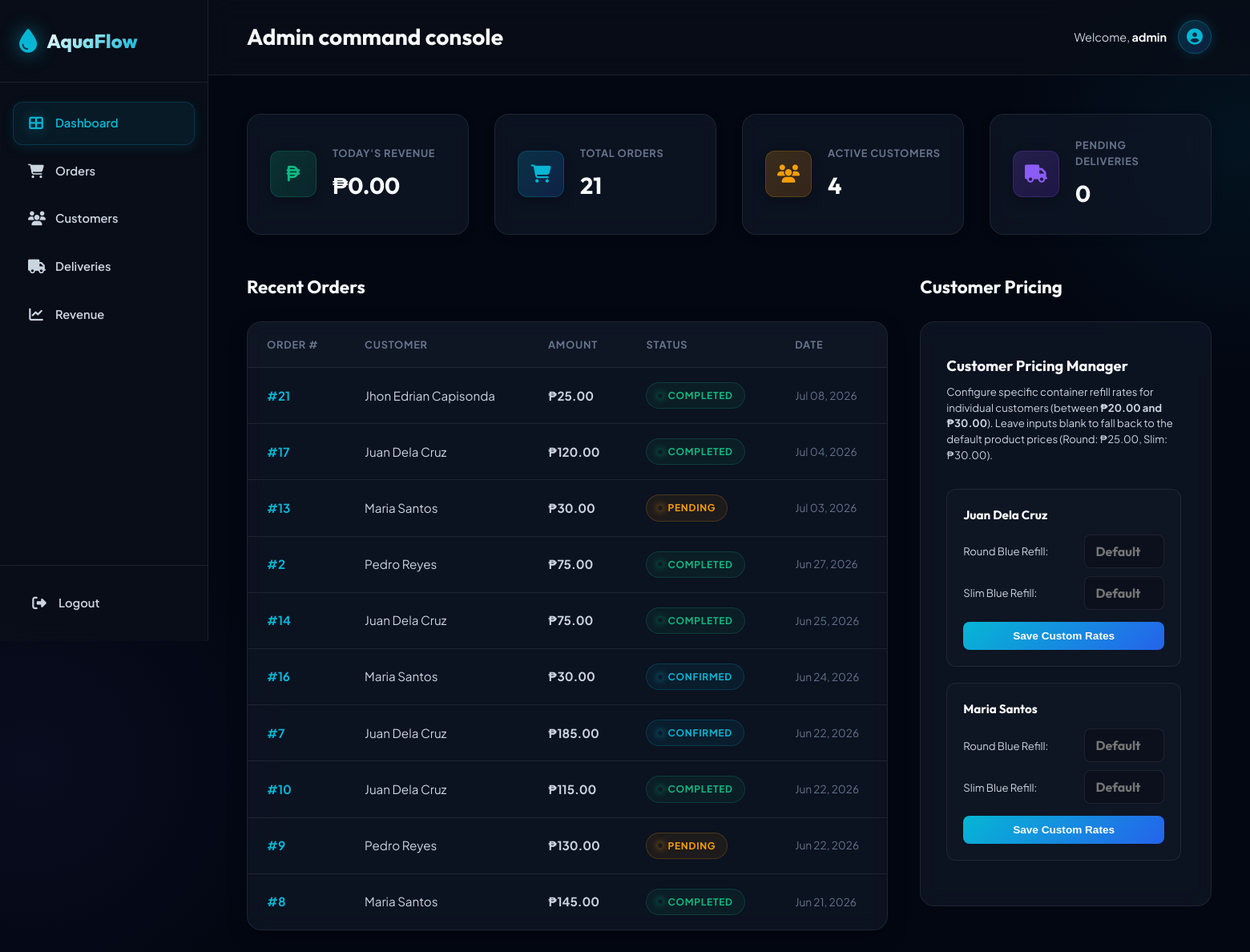
The page /admin/dashboard (signed in) on the database its author committed.
### app/models/user.py (models this page shows, shortened)
class User(UserMixin, db.Model):
    __tablename__ = 'users'
    id = db.Column(db.Integer, primary_key=True)
    username = db.Column(db.String(80), unique=True, nullable=False, index=True)
    email = db.Column(db.String(120), unique=True, nullable=False, index=True)
    password_hash = db.Column(db.String(255), nullable=False)
    role = db.Column(db.String(20), nullable=False, default='customer')  # 'admin' or 'customer'
    is_active_user = db.Column(db.Boolean, default=True)
    created_at = db.Column(db.DateTime, default=lambda: datetime.now(timezone.utc))
    customer_profile = db.relationship('Customer', backref='user', uselist=False, lazy=True)
    @property
    def is_admin(self):
        return self.role == 'admin'

### app/models/order.py (models this page shows, shortened)
class Order(db.Model):
    __tablename__ = 'orders'
    id = db.Column(db.Integer, primary_key=True)
    customer_id = db.Column(db.Integer, db.ForeignKey('customers.id'), nullable=False)
    total_amount = db.Column(db.Float, default=0.0)
    status = db.Column(db.String(20), default='pending')  # pending, confirmed, completed, cancelled
    order_date = db.Column(db.DateTime, default=lambda: datetime.now(timezone.utc))
    notes = db.Column(db.Text, nullable=True)
    created_at = db.Column(db.DateTime, default=lambda: datetime.now(timezone.utc))
    updated_at = db.Column(db.DateTime, default=lambda: datetime.now(timezone.utc),
                           onupdate=lambda: datetime.now(timezone.utc))
    items = db.relationship('OrderItem', backref='order', lazy=True, cascade='all, delete-orphan')
    delivery = db.relationship('Delivery', backref='order', uselist=False, lazy=True)

### app/models/customer.py (models this page shows, shortened)
class Customer(db.Model):
    __tablename__ = 'customers'
    id = db.Column(db.Integer, primary_key=True)
    user_id = db.Column(db.Integer, db.ForeignKey('users.id'), nullable=True, unique=True)
    full_name = db.Column(db.String(150), nullable=False)
    phone = db.Column(db.String(20), nullable=True)
    address = db.Column(db.Text, nullable=True)
    is_active = db.Column(db.Boolean, default=True)
    custom_price_round = db.Column(db.Float, nullable=True)
    custom_price_slim = db.Column(db.Float, nullable=True)
    created_at = db.Column(db.DateTime, default=lambda: datetime.now(timezone.utc))
    updated_at = db.Column(db.DateTime, default=lambda: datetime.now(timezone.utc),
                           onupdate=lambda: datetime.now(timezone.utc))
    orders = db.relationship('Order', backref='customer', lazy=True)

### app/routes/admin.py (the view)
@admin_bp.route('/dashboard')
@login_required
@admin_required
def dashboard():
    today = datetime.now(timezone.utc).date()
    today_start = datetime.combine(today, datetime.min.time()).replace(tzinfo=timezone.utc)
    today_orders = Order.query.filter(
        Order.order_date >= today_start,
        Order.status.in_(['completed', 'confirmed'])
    ).all()
    today_revenue = sum(order.total_amount for order in today_orders)
    total_orders = Order.query.count()
    active_customers = Customer.query.filter_by(is_active=True).count()
    pending_deliveries = Delivery.query.filter_by(status='pending').count()
    recent_orders = Order.query.order_by(Order.order_date.desc()).limit(10).all()
    products = Product.query.all()
    customers = Customer.query.filter_by(is_active=True).all()
    return render_template('admin/dashboard.html',
        today_revenue=today_revenue,
        total_orders=total_orders,
        active_customers=active_customers,
        pending_deliveries=pending_deliveries,
        recent_orders=recent_orders,
        products=products,
        customers=customers
    )

### app/models/user.py (called while the page is built)
@login_manager.user_loader
def load_user(user_id):
    return db.session.get(User, int(user_id))

### app/routes/admin.py (called while the page is built)
def admin_required(f):
    @wraps(f)
    def decorated_function(*args, **kwargs):
        if not current_user.is_authenticated or not current_user.is_admin:
            flash('Access denied. Admin privileges required.', 'error')
            return redirect(url_for('auth.login'))
        return f(*args, **kwargs)
    return decorated_function

### app/templates/admin/dashboard.html (shortened to what this page needs)
{% extends 'base.html' %}
{% block page_title %}Admin command console{% endblock %}
{% block content %}
<div class="dashboard-grid">
    <div class="stat-card">
        <div class="stat-icon" style="background: linear-gradient(135deg, rgba(16, 185, 129, 0.2) 0%, rgba(4, 120, 87, 0.2) 100%); border: 1px solid rgba(16, 185, 129, 0.2); color: var(--accent-green);">
            <i class="fas fa-peso-sign"></i>
        </div>
        <div class="stat-info">
            <span class="stat-label">Today's Revenue</span>
            <span class="stat-value">&#8369;{{ "%.2f"|format(today_revenue) }}</span>
        </div>
    </div>
    <div class="stat-card">
        <div class="stat-icon" style="background: linear-gradient(135deg, rgba(6, 182, 212, 0.2) 0%, rgba(37, 99, 235, 0.2) 100%); border: 1px solid rgba(6, 182, 212, 0.2); color: var(--accent-blue);">
            <i class="fas fa-shopping-cart"></i>
        </div>
        <div class="stat-info">
            <span class="stat-label">Total Orders</span>
            <span class="stat-value">{{ total_orders }}</span>
        </div>
    </div>
    <div class="stat-card">
        <div class="stat-icon" style="background: linear-gradient(135deg, rgba(245, 158, 11, 0.2) 0%, rgba(217, 119, 6, 0.2) 100%); border: 1px solid rgba(245, 158, 11, 0.2); color: var(--accent-orange);">
            <i class="fas fa-users"></i>
        </div>
        <div class="stat-info">
            <span class="stat-label">Active Customers</span>
            <span class="stat-value">{{ active_customers }}</span>
        </div>
    </div>
    <div class="stat-card">
        <div class="stat-icon" style="background: linear-gradient(135deg, rgba(139, 92, 246, 0.2) 0%, rgba(109, 40, 217, 0.2) 100%); border: 1px solid rgba(139, 92, 246, 0.2); color: var(--accent-purple);">
            <i class="fas fa-truck"></i>
        </div>
        <div class="stat-info">
            <span class="stat-label">Pending Deliveries</span>
            <span class="stat-value">{{ pending_deliveries }}</span>
        </div>
    </div>
</div>
<div class="admin-container">
    <div class="recent-orders-section">
        <div class="section-header">
            <h2>Recent Orders</h2>
        </div>
        <div class="table-container">
            <table class="data-table">
                <thead>
                    <tr>
                        <th>Order #</th>
                        <th>Customer</th>
                        <th>Amount</th>
                        <th>Status</th>
                        <th>Date</th>
                    </tr>
                </thead>
                <tbody>
                    {% for order in recent_orders %}
                    <tr>
                        <td><strong style="color:var(--accent-blue);">#{{ order.id }}</strong></td>
                        <td>{{ order.customer.full_name }}</td>
                        <td><strong>&#8369;{{ "%.2f"|format(order.total_amount) }}</strong></td>
                        <td>
                            <span class="status-badge status-{{ order.status }}">{{ order.status|capitalize }}</span>
                        </td>
                        <td style="color:var(--text-muted); font-size:0.85rem;">{{ order.order_date.strftime('%b %d, %Y') }}</td>
                    </tr>
                    {% else %}
                    <tr>
                        <td colspan="5" class="empty-state">No orders registered yet.</td>
                    </tr>
                    {% endfor %}
                </tbody>
            </table>
        </div>
    </div>
    <div>
        <div class="section-header">
            <h2>Customer Pricing</h2>
        </div>
        <div class="price-control-card">
            <h3 style="font-family:'Outfit', sans-serif; font-size: 1.15rem; font-weight:700; margin-bottom: 0.5rem; color:var(--text-primary);">Customer Pricing Manager</h3>
            <p style="font-size: 0.82rem; color: var(--text-secondary); margin-bottom: 2rem; line-height:1.5;">
                Configure specific container refill rates for individual customers (between <strong>&#8369;20.00 and &#8369;30.00</strong>). Leave inputs blank to fall back to the default product prices (Round: ₱25.00, Slim: ₱30.00).
            </p>
            <div style="display:flex; flex-direction:column; gap: 20px; max-height:480px; overflow-y:auto; padding-right:5px;">
                {% for customer in customers %}
                <form action="{{ url_for('admin.update_customer_prices', customer_id=customer.id) }}" method="POST" style="background: rgba(255, 255, 255, 0.015); border: 1px solid var(--border-color); border-radius: var(--radius-md); padding: 1.25rem;">
                    <h4 style="font-family:'Outfit', sans-serif; font-size:0.95rem; font-weight:700; color:#fff; margin-bottom:12px;">{{ customer.full_name }}</h4>
                    <div style="display:flex; justify-content:space-between; align-items:center; margin-bottom:10px;">
                        <span style="font-size:0.82rem; color:var(--text-secondary);">Round Blue Refill:</span>
                        <div class="price-input-group">
                            <input type="number" name="custom_price_round" class="input-price" min="20" max="30" step="0.5" placeholder="Default" value="{{ customer.custom_price_round or '' }}">
                        </div>
                    </div>
                    <div style="display:flex; justify-content:space-between; align-items:center; margin-bottom:15px;">
                        <span style="font-size:0.82rem; color:var(--text-secondary);">Slim Blue Refill:</span>
                        <div class="price-input-group">
                            <input type="number" name="custom_price_slim" class="input-price" min="20" max="30" step="0.5" placeholder="Default" value="{{ customer.custom_price_slim or '' }}">
                        </div>
                    </div>
                    <button type="submit" class="btn-update-price" style="width:100%; text-align:center;">Save Custom Rates</button>
                </form>
                {% else %}
                <div class="empty-state" style="font-size:0.85rem;">No active customers found.</div>
                {% endfor %}
            </div>
        </div>
    </div>
</div>
{% endblock %}

### app/templates/base.html (shortened to what this page needs)
<!DOCTYPE html>
<html lang="en">
<head>
    <link rel="stylesheet" href="https://cdnjs.cloudflare.com/ajax/libs/font-awesome/6.5.1/css/all.min.css">
    <link rel="stylesheet" href="{{ url_for('static', filename='css/style.css') }}">
</head>
<body class="{% if current_user.is_authenticated and current_user.is_admin %}has-sidebar{% endif %}">
    {% if current_user.is_authenticated and current_user.is_admin %}
    <aside class="sidebar" id="sidebar">
        <div class="sidebar-header">
            <div class="brand">
                <i class="fas fa-tint"></i>
                <span>AquaFlow</span>
            </div>
        </div>
        <nav class="sidebar-nav">
            <a href="{{ url_for('admin.dashboard') }}" class="nav-item {% if request.endpoint == 'admin.dashboard' %}active{% endif %}">
                <i class="fas fa-th-large"></i>
                <span>Dashboard</span>
            </a>
            <a href="#" class="nav-item">
                <i class="fas fa-shopping-cart"></i>
                <span>Orders</span>
            </a>
            <a href="#" class="nav-item">
                <i class="fas fa-users"></i>
                <span>Customers</span>
            </a>
            <a href="#" class="nav-item">
                <i class="fas fa-truck"></i>
                <span>Deliveries</span>
            </a>
            <a href="#" class="nav-item">
                <i class="fas fa-chart-line"></i>
                <span>Revenue</span>
            </a>
        </nav>
        <div class="sidebar-footer">
            <a href="{{ url_for('auth.logout') }}" class="nav-item logout">
                <i class="fas fa-sign-out-alt"></i>
                <span>Logout</span>
            </a>
        </div>
    </aside>
    {% endif %}
    <main class="main-content">
        {% if current_user.is_authenticated %}
        <div class="topbar">
            <h1 class="page-title">{% block page_title %}Dashboard{% endblock %}</h1>
            <div class="user-info">
                <span class="greeting">Welcome, <strong>{{ current_user.username }}</strong></span>
                <div class="avatar">
                    <i class="fas fa-user-circle"></i>
                </div>
            </div>
        </div>
        {% endif %}
        <div class="content">
            {% block content %}{% endblock %}
        </div>
    </main>
</body>
</html>

### app/templates/admin/dashboard.html (style rules this page uses)
.admin-container { display: grid; grid-template-columns: 2.2fr 1fr; gap: 2.5rem; margin-top: 2rem; }
.price-control-card { background: var(--bg-card); backdrop-filter: blur(12px); -webkit-backdrop-filter: blur(12px); border: 1px solid var(--border-color); border-radius: var(--radius-lg); padding: 2.5rem 2rem; position: relative; }
.price-input-group { display: flex; align-items: center; gap: 10px; }
.input-price { width: 100px; padding: 10px 12px; background: rgba(0, 0, 0, 0.2); border: 1px solid var(--border-color); border-radius: var(--radius-sm); color: var(--text-primary); font-family: 'Outfit', sans-serif; font-size: 1rem; font-weight: 700; text-align: center; outline: none; transition: var(--transition); }
.btn-update-price { background: linear-gradient(135deg, var(--accent-blue) 0%, var(--accent-blue-dark) 100%); color: white; font-weight: 700; border-radius: var(--radius-sm); padding: 10px 16px; font-size: 0.85rem; transition: var(--transition); border: none; cursor: pointer; }

### rows shown on the page
User: username "admin"
Order: id "21", customer.full_name "Jhon Edrian Capisonda", total_amount "25.00", status "COMPLETED", order_date "Jul 08, 2026"
Order: id "17", customer.full_name "Juan Dela Cruz", total_amount "120.00", status "COMPLETED", order_date "Jul 04, 2026"
Order: id "13", customer.full_name "Maria Santos", total_amount "30.00", status "PENDING", order_date "Jul 03, 2026"
Order: id "2", customer.full_name "Pedro Reyes", total_amount "75.00", status "COMPLETED", order_date "Jun 27, 2026"
Order: id "14", customer.full_name "Juan Dela Cruz", total_amount "75.00", status "COMPLETED", order_date "Jun 25, 2026"
Order: id "16", customer.full_name "Maria Santos", total_amount "30.00", status "CONFIRMED", order_date "Jun 24, 2026"
Order: id "7", customer.full_name "Juan Dela Cruz", total_amount "185.00", status "CONFIRMED", order_date "Jun 22, 2026"
Order: id "10", customer.full_name "Juan Dela Cruz", total_amount "115.00", status "COMPLETED", order_date "Jun 22, 2026"
Order: id "9", customer.full_name "Pedro Reyes", total_amount "130.00", status "PENDING", order_date "Jun 22, 2026"
Order: id "8", customer.full_name "Maria Santos", total_amount "145.00", status "COMPLETED", order_date "Jun 21, 2026"
Customer: full_name "Juan Dela Cruz"
Customer: full_name "Maria Santos"

### other values the page prints
{{ "%.2f"|format(today_revenue) }} "0.00"
{{ total_orders }} "21"
{{ active_customers }} "4"
{{ pending_deliveries }} "0"
